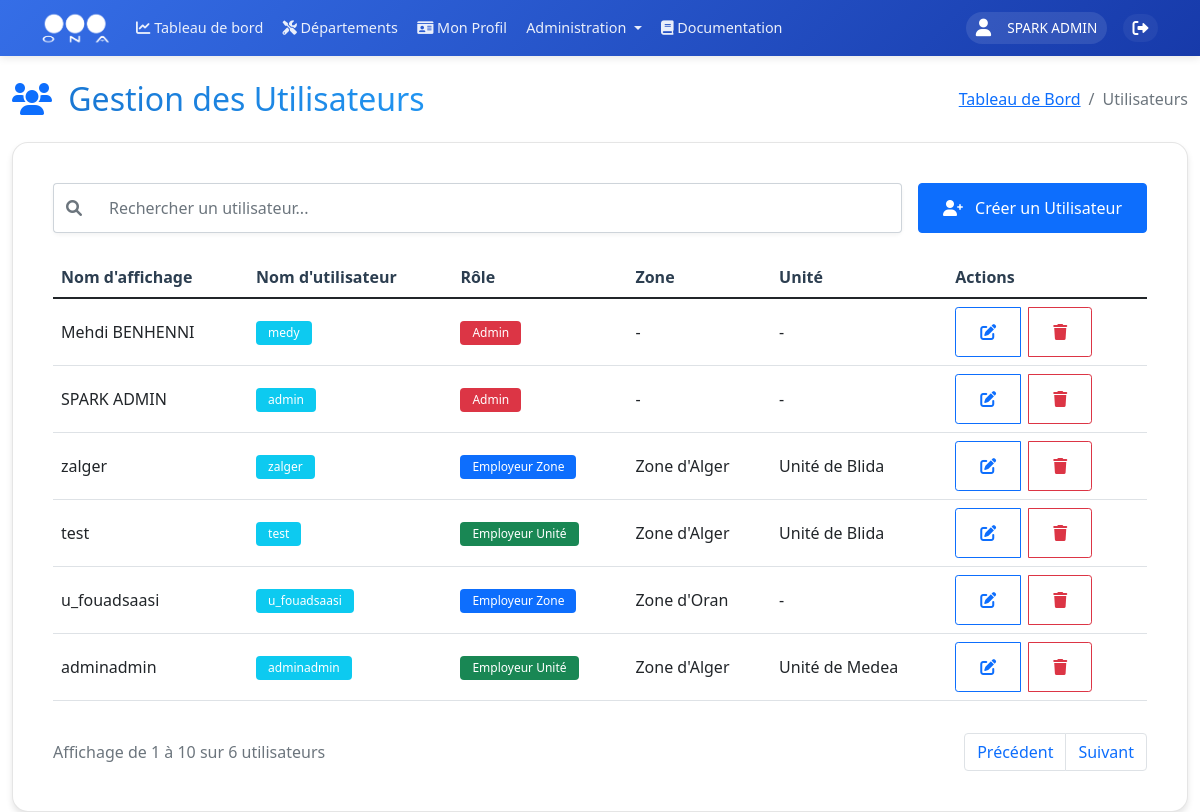
The app's page /admin/users (signed in) with its own data.
### models.py (models this page shows, shortened)
class User(UserMixin, db.Model):
    __tablename__ = 'users'
    id = db.Column(db.Integer, primary_key=True)
    username = db.Column(db.String(80), unique=True, nullable=False, index=True)
    nickname = db.Column(db.String(80), index=True)
    email = db.Column(db.String(120), unique=True, nullable=True, index=True)
    password_hash = db.Column(db.String(128))
    role = db.Column(db.String(20), nullable=False, default=UserRole.UTILISATEUR, index=True)
    is_active = db.Column(db.Boolean, default=True, index=True)
    last_login = db.Column(db.DateTime, index=True)
    unit_id = db.Column(db.Integer, db.ForeignKey('units.id', ondelete='SET NULL'), nullable=True, index=True)
    zone_id = db.Column(db.Integer, db.ForeignKey('zones.id', ondelete='SET NULL'), nullable=True, index=True)
    created_at = db.Column(db.DateTime, default=datetime.utcnow, index=True)
    updated_at = db.Column(db.DateTime, default=datetime.utcnow, onupdate=datetime.utcnow, index=True)
    profile = db.relationship('UserProfile', backref='user', uselist=False, lazy=True, cascade='all, delete-orphan')
    incidents = db.relationship('Incident', backref='author', lazy=True)

class Zone(db.Model):
    __tablename__ = 'zones'
    id = db.Column(db.Integer, primary_key=True)
    name = db.Column(db.String(100), unique=True, nullable=False, index=True)
    code = db.Column(db.String(10), unique=True, nullable=False, index=True)
    email = db.Column(db.String(120), unique=True, nullable=True)
    phone = db.Column(db.String(20), nullable=True)
    description = db.Column(db.Text)
    address = db.Column(db.String(200))
    director_id = db.Column(db.Integer, db.ForeignKey('users.id'), nullable=True)
    units = db.relationship('Unit', backref='zone', lazy=True, cascade='all, delete-orphan')
    users = db.relationship('User', backref='assigned_zone', lazy=True, foreign_keys='User.zone_id')
    director = db.relationship('User', foreign_keys=[director_id], backref='directed_zone', lazy=True)
    created_at = db.Column(db.DateTime, default=datetime.utcnow, index=True)
    updated_at = db.Column(db.DateTime, default=datetime.utcnow, onupdate=datetime.utcnow, index=True)

class Unit(db.Model):
    __tablename__ = 'units'
    id = db.Column(db.Integer, primary_key=True)
    name = db.Column(db.String(100), nullable=False, index=True)
    code = db.Column(db.String(10), unique=True, nullable=False, index=True)
    email = db.Column(db.String(120), unique=True, nullable=True)
    phone = db.Column(db.String(20), nullable=True)
    description = db.Column(db.Text)
    address = db.Column(db.String(200))
    zone_id = db.Column(db.Integer, db.ForeignKey('zones.id', ondelete='CASCADE'), nullable=False, index=True)
    director_id = db.Column(db.Integer, db.ForeignKey('users.id'), nullable=True)
    centers = db.relationship('Center', backref='unit', lazy=True, cascade='all, delete-orphan')
    users = db.relationship('User', backref='assigned_unit', lazy=True, foreign_keys='User.unit_id')
    director = db.relationship('User', foreign_keys=[director_id], backref='directed_unit', lazy=True)
    incidents = db.relationship('Incident', backref='unit', lazy=True)
    created_at = db.Column(db.DateTime, default=datetime.utcnow, index=True)
    updated_at = db.Column(db.DateTime, default=datetime.utcnow, onupdate=datetime.utcnow, index=True)

### routes/users.py (the view)
@users.route('/admin/users')
@login_required
@admin_required
def manage_users():
    users = User.query.options(
        db.joinedload(User.assigned_zone),
        db.joinedload(User.assigned_unit)
    ).all()
    zones = Zone.query.order_by(Zone.name).all()
    zones_data = [{'id': zone.id, 'name': zone.name} for zone in zones]
    available_roles = [
        UserRole.EMPLOYEUR_DG,
        UserRole.EMPLOYEUR_ZONE,
        UserRole.EMPLOYEUR_UNITE,
        UserRole.UTILISATEUR
    ]
    if current_user.role == UserRole.ADMIN:
        available_roles = [UserRole.ADMIN] + available_roles
    return render_template('admin/users.html',
                         users=users,
                         zones=zones,
                         zones_data=zones_data,
                         UserRole=UserRole,
                         available_roles=available_roles,
                         current_user=current_user)  # Pass current_user and available_roles to template

### templates/admin/users.html (shortened to what this page needs)
{% extends "base/base.html" %}
{% block content %}
<div class="container-fluid mt-4">
    <div class="row mb-4">
        <div class="col-12">
            <div class="d-flex flex-column flex-md-row justify-content-between align-items-start align-items-md-center gap-3">
                <h2 class="mb-0">
                    <i class="fas fa-users me-2 text-primary"></i>
                    <span class="gradient-text">Gestion des Utilisateurs</span>
                </h2>
                <nav aria-label="breadcrumb">
                    <ol class="breadcrumb mb-0">
                        <li class="breadcrumb-item"><a href="{{ url_for('main_dashboard.dashboard') }}">Tableau de Bord</a></li>
                        <li class="breadcrumb-item active">Utilisateurs</li>
                    </ol>
                </nav>
            </div>
        </div>
    </div>
    <div class="row">
        <div class="col-12">
            <div class="glass-card">
                <div class="card-body">
                    <div class="d-flex flex-column flex-md-row justify-content-between align-items-stretch gap-3 mb-4">
                        <div class="flex-grow-1">
                            <div class="input-group">
                                <span class="input-group-text">
                                    <i class="fas fa-search"></i>
                                </span>
                                <input type="text" id="searchInput" class="form-control" placeholder="Rechercher un utilisateur...">
                            </div>
                        </div>
                        <div>
                            <button id="createUserBtn" class="btn btn-primary w-100">
                                <i class="fas fa-user-plus me-2"></i>
                                Créer un Utilisateur
                            </button>
                        </div>
                    </div>
                    <div class="table-responsive">
                        <table class="table table-hover" id="usersTable">
                            <thead>
                                <tr>
                                    <th class="text-nowrap">Nom d'affichage</th>
                                    <th class="text-nowrap">Nom d'utilisateur</th>
                                    <th class="text-nowrap">Rôle</th>
                                    <th class="text-nowrap">Zone</th>
                                    <th class="text-nowrap">Unité</th>
                                    <th class="text-nowrap">Actions</th>
                                </tr>
                            </thead>
                            <tbody>
                                {% for user in users %}
                                <tr>
                                    <td class="text-break">{{ user.nickname if user.nickname else '-' }}</td>
                                    <td><span class="badge bg-info text-break">{{ user.username }}</span></td>
                                    <td>
                                        {% if user.role == UserRole.ADMIN %}
                                            <span class="badge bg-danger text-wrap">{{ UserRole.get_role_display_name(user.role) }}</span>
                                        {% elif user.role == UserRole.EMPLOYEUR_DG %}
                                            <span class="badge bg-warning text-wrap">{{ UserRole.get_role_display_name(user.role) }}</span>
                                        {% elif user.role == UserRole.EMPLOYEUR_ZONE %}
                                            <span class="badge bg-primary text-wrap">{{ UserRole.get_role_display_name(user.role) }}</span>
                                        {% elif user.role == UserRole.EMPLOYEUR_UNITE %}
                                            <span class="badge bg-success text-wrap">{{ UserRole.get_role_display_name(user.role) }}</span>
                                        {% else %}
                                            <span class="badge bg-secondary text-wrap">{{ UserRole.get_role_display_name(user.role) }}</span>
                                        {% endif %}
                                    </td>
                                    <td class="text-break">{{ user.assigned_zone.name if user.assigned_zone else '-' }}</td>
                                    <td class="text-break">{{ user.assigned_unit.name if user.assigned_unit else '-' }}</td>
                                    <td>
                                        <div class="btn-group" role="group">
                                            <button class="btn btn-sm btn-outline-primary edit-user me-2" data-user-id="{{ user.id }}"
                                                    data-username="{{ user.username }}"
                                                    data-nickname="{{ user.nickname }}"
                                                    data-role="{{ user.role }}"
                                                    data-zone="{{ user.assigned_zone.id if user.assigned_zone else '' }}"
                                                    data-unit="{{ user.assigned_unit.id if user.assigned_unit else '' }}"
                                                    data-bs-toggle="tooltip"
                                                    title="Modifier l'utilisateur">
                                                <i class="fas fa-edit"></i>
                                            </button>
                                            <button class="btn btn-sm btn-outline-danger delete-user" data-user-id="{{ user.id }}" data-bs-toggle="tooltip" title="Supprimer l'utilisateur">
                                                <i class="fas fa-trash"></i>
                                            </button>
                                        </div>
                                    </td>
                                </tr>
                                {% endfor %}
                            </tbody>
                        </table>
                    </div>
                    <div class="d-flex flex-column flex-md-row justify-content-between align-items-center gap-3 mt-3">
                        <div class="text-muted order-2 order-md-1">
                            Affichage de <span id="startRange">1</span> à <span id="endRange">10</span> sur <span id="totalItems">{{ users|length }}</span> utilisateurs
                        </div>
                        <nav aria-label="Page navigation" class="order-1 order-md-2">
                            <ul class="pagination mb-0">
                                <li class="page-item">
                                    <button class="page-link" id="prevPage">Précédent</button>
                                </li>
                                <li class="page-item">
                                    <button class="page-link" id="nextPage">Suivant</button>
                                </li>
                            </ul>
                        </nav>
                    </div>
                </div>
            </div>
        </div>
    </div>
</div>
{% endblock %}
{% block extra_css %}
<link rel="stylesheet" href="{{ url_for('static', filename='css/admin/users.css') }}">
{% endblock %}

### templates/base/base.html (shortened to what this page needs)
<!DOCTYPE html>
<html lang="fr" dir="ltr">
<head>
    <link href="https://cdn.jsdelivr.net/npm/bootstrap@5.1.3/dist/css/bootstrap.min.css" rel="stylesheet">
    <link href="https://cdnjs.cloudflare.com/ajax/libs/font-awesome/6.0.0/css/all.min.css" rel="stylesheet">
    <link rel="stylesheet" href="https://unpkg.com/leaflet@1.9.4/dist/leaflet.css" />
    {% block extra_css %}{% endblock %}
</head>
<body>
    <nav class="navbar navbar-expand-lg sticky-top">
        <div class="container">
            <a class="navbar-brand" href="{{ url_for('main_dashboard.dashboard') }}">
                <img src="{{ url_for('static', filename='images/ona_logo.png') }}" alt="ONA">
            </a>
            <div class="collapse navbar-collapse" id="navbarNav">
                <ul class="navbar-nav me-auto mb-2 mb-lg-0">
                    <li class="nav-item">
                        <a class="nav-link" href="{{ url_for('main_dashboard.dashboard') }}">
                            <i class="fas fa-chart-line"></i>
                            <span>Tableau de bord</span>
                        </a>
                    </li>
                    <li class="nav-item">
                        <a class="nav-link" href="{{ url_for('departements') }}">
                            <i class="fas fa-tools"></i>
                            <span>Départements</span>
                        </a>
                    </li>
                    {% if current_user.is_authenticated %}
                    <li class="nav-item">
                        <a class="nav-link" href="{{ url_for('profiles.view_profile') }}">
                            <i class="fas fa-id-card"></i>
                            <span>Mon Profil</span>
                        </a>
                    </li>
                    {% if current_user.role == 'Admin' %}
                    <li class="nav-item dropdown">
                        <a class="nav-link dropdown-toggle" href="#" id="adminDropdown" role="button" data-bs-toggle="dropdown">
                            Administration
                        </a>
                    </li>
                    {% endif %}
                    {% endif %}
                    <li class="nav-item">
                        <a class="nav-link {% if active_page == 'documentation' %}active{% endif %}" href="{{ url_for('documentation.view_documentation') }}">
                            <i class="fas fa-book"></i> Documentation
                        </a>
                    </li>
                </ul>
                <div class="user-section">
                    <div class="d-flex align-items-center">
                        {% if current_user.is_authenticated %}
                            <div class="user-info">
                                <i class="fas fa-user me-2"></i>
                                <span>
                                    {% if current_user.nickname %}
                                        {{ current_user.nickname }}
                                    {% else %}
                                        {{ current_user.username }}
                                    {% endif %}
                                </span>
                            </div>
                            <a href="{{ url_for('auth.logout') }}" class="logout-btn text-white text-decoration-none ms-2" title="Déconnexion">
                                <i class="fas fa-sign-out-alt"></i>
                            </a>
                        {% else %}
                            <a href="{{ url_for('auth.login') }}" class="btn btn-light">Connexion</a>
                        {% endif %}
                    </div>
                </div>
            </div>
        </div>
    </nav>
    {% block content %}{% endblock %}
</body>
</html>

### records on screen
User: nickname "SPARK ADMIN", username "admin", get_role_display_name "Admin", assigned_zone "-", assigned_unit "-"
User: nickname "Mehdi BENHENNI", username "medy", get_role_display_name "Admin", assigned_zone "-", assigned_unit "-"
User: nickname "zalger", username "zalger", get_role_display_name "Employeur Zone", assigned_zone "Zone d'Alger", assigned_unit "Unité de Blida"
User: nickname "test", username "test", get_role_display_name "Employeur Unité", assigned_zone "Zone d'Alger", assigned_unit "Unité de Blida"
User: nickname "u_fouadsaasi", username "u_fouadsaasi", get_role_display_name "Employeur Zone", assigned_zone "Zone d'Oran", assigned_unit "-"
User: nickname "adminadmin", username "adminadmin", get_role_display_name "Employeur Unité", assigned_zone "Zone d'Alger", assigned_unit "Unité de Medea"

### other values on screen
{{ users|length }} "6"
